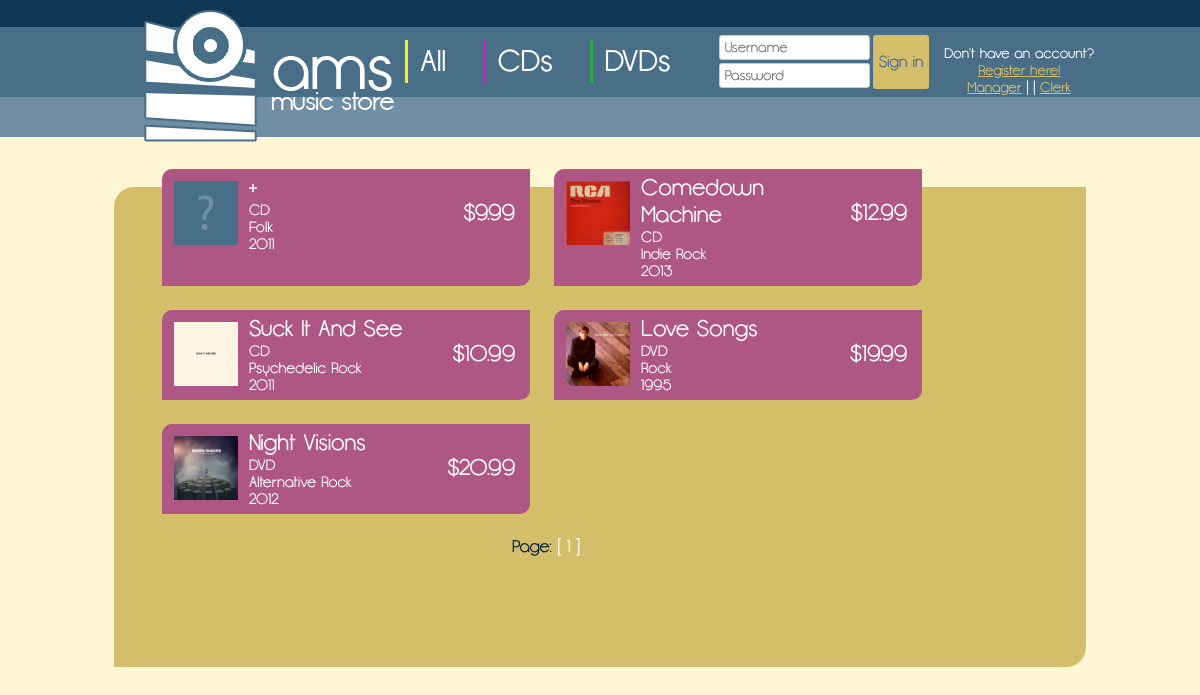
The page / on the database its author committed.
### tables this page shows
CREATE TABLE item (
    upc INT NOT NULL,
    title VARCHAR(64) NOT NULL,
    itemtype VARCHAR(32) NULL,
    category VARCHAR(32) NULL,
    company VARCHAR(32) NULL,
    releaseyear INT NULL,
    price REAL NOT NULL,
    stock INT NOT NULL,
    PRIMARY KEY (upc)
);

### src/list_items.php (the view)
<?php
    if (isset($_GET['cat'])) {
        $query = $connection->prepare('SELECT upc, title, itemtype, category, releaseyear, price FROM item WHERE itemtype=?');
        $query->bind_param('s', $_GET['cat']);
    } else {
        $query = $connection->prepare('SELECT upc, title, itemtype, category, releaseyear, price FROM item');
    }
    $query->execute();
    $result = $query->get_result();
    if (isset($_GET['page']))
        $page = $_GET['page'] - 1;
    else
        $page = 0;
    $i = 0;
    while ($row = $result->fetch_assoc()) {
        if ($i >= $page * 6 && $i <= $page * 6 + 5 ) {
            if (!file_exists('img/covers/'.$row['upc'].'.jpg'))
                $cover = "unknown";
            else
                $cover = $row['upc'];
            echo '<a href="?p=display_item&id='.$row['upc'].'" class="item">';
            echo '<div class="cover"><img src="img/covers/'.$cover.'.jpg" width="64px" height="64px" /></div>';
            echo '<div class="info"><h2>'.$row['title'].'</h2>'.$row['itemtype'].'<br />'.$row['category'].'<br />'.$row['releaseyear'].'</div>';
            echo '<div class="price"><h2>$'.number_format($row['price'], 2).'</h2></div></a>';
        }
        $i++;
    }
    echo '<div id="pager">Page: ';
    for ($i = 1; $i <= ceil($result->num_rows / 6); $i++) {
        echo ' <a href="?';
        if (isset($_GET['cat']))
            echo 'cat='.$_GET['cat'].'&';
        echo 'page='.$i.'">[ '.$i.' ]</a> ';
    }
echo '</div>';
?>

### src/index.php (shortened to what this page needs)
<?php
    $loggedin = (isset($_SESSION['username']));
?>
<html>
<head>
    <link rel="stylesheet" href="css/style.css" media="all" />
</head>
<body>
    <div id="header">
        <div id="hcontent">
            <a href="index.php"><img src="img/logo.png" /></a>
            <div id="categories">
                <a href="?p=list_items"><div id="cat-all" class="cat">All</div></a>
                <a href="?p=list_items&cat=cd"><div id="cat-cds" class="cat">CDs</div></a>
                <a href="?p=list_items&cat=dvd"><div id="cat-dvds" class="cat">DVDs</div></a>
            </div>
            <div id="login">
                <?php
                    if ($loggedin) {
                        echo '<div>Welcome! You\'re logged in as ID '.$_SESSION['username'].'.<br />';
                        echo '<a href="?p=cart">View Cart</a> | <a href="?act=logout">Log out</a></div>';
                    } else {
                        echo '<div id="signin"><form action="?act=login" method="post">';
                        echo '    <div id="signin-fields">';
                        echo '        <input name="username" placeholder="Username" type="text" /><br />';
                        echo '        <input name="password" placeholder="Password" type="password" />';
                        echo '    </div>';
                        echo '    <div id="signin-button">';
                        echo '        <input name="signin" value="Sign in" type="submit" />';
                        echo '    </div>';
                        echo '</form></div>';
                        echo '<div id="register-link">';
                        echo '    <p>Don\'t have an account?</p>';
                        echo '    <p><a href="?p=register">Register here!</a></p>';
                        echo '    <p><a href="?p=manager">Manager</a> | | <a href="">Clerk</a></p>';
                        echo '</div>';
                    }
                ?>
            </div>
        </div>
        <div id="stripe-1"></div>
        <div id="stripe-2"></div>
        <div id="stripe-3"></div>
    </div>
    <div id="container">
        <div id="content">
        <?php
            if (mysqli_connect_errno()) {
                echo '<h1>Connection Error</h1>';
                echo '<p>There was an error connecting to the database: '.mysqli_connect_error().'</p>';
            } else {
                if (isset($_GET['p']))
                    $page = $_GET['p'] . ".php";
                elseif (isset($_GET['act']))
                    $page = "action/" . $_GET['act'] . ".php";
                else
                    $page = "list_items.php";
                if (file_exists($page))
                        require $page;
                    else
                        require "404.php";
            }
        ?>
        </div>
    </div>
</body>
</html>

### src/css/style.css (style rules this page uses)
* { margin: 0; padding: 0; text-decoration: none; word-wrap: break-word; font-weight: normal; }
body { background: #fff6d4; font-family: "Opificio", "Century Gothic", sans-serif; color: #fff; font-size: 14px; text-align: center; }
input { font-family: "Opificio", "Century Gothic", sans-serif; }
input[type="text"], input[type="password"] { padding: 3px 5px; border-radius: 3px; border: 1px solid #ccc; background: #fff; margin-bottom: 3px; }
a { color: #fff; }
#header #stripe-1 { background: #123752; height: 27px; width: 100%; }
#header #stripe-2 { background: #486e88; height: 70px; width: 100%; }
#header #stripe-3 { background: #708ea4; height: 40px; width: 100%; }
#header #hcontent { min-width: 950px; width: 75%; height: 132px; margin: 10px 13% 0 12%; position: absolute; display: flex; justify-content: space-between; flex-wrap: wrap; }
#header #hcontent #categories { font-size: 30px; display: flex; flex-wrap: wrap; text-align: center; margin: 30px auto; }
#header #hcontent #categories .cat { margin-right: 25px; padding: 4px 12px; height: 35px; border-left: 3px solid; }
#header #hcontent #categories #cat-all { border-color: #f0f313; }
#header #hcontent #categories #cat-cds { border-color: #c71ec5; }
#header #hcontent #categories #cat-dvds { border-color: #2da84b; }
#header #hcontent #login { margin-top: 25px; }
#header #hcontent #login, #header #hcontent #signin form { display: flex; flex-wrap: wrap; }
#header #hcontent #login input[type="text"], #header #hcontent #login input[type="password"] { font-size: 14px; }
#header #hcontent #login input[type="submit"] { border: none; background: #d4be6a; border-radius: 3px; color: #486e88; margin-left: 3px; padding: 18px 6px; font-size: 16px; }
#header #hcontent #login a { color: #d4be6a; text-decoration: underline; }
#register-link { margin: 10px 0 0 15px; text-align: center; }
#container { background: #d4be6a; min-height: 250px; height: 60%; min-width: 900px; width: 64%; margin: 50px auto 15px auto; padding: 0 3%; text-align: left; font-size: 15px; color: #032137; border-radius: 20px 0; }
#content { position: absolute; margin-top: -18px; width: 66%; display: flex; flex-wrap: wrap; }
#content .item { background: #af5784; color: #fff; display: flex; flex-wrap: wrap; padding: 6px; width: 45%; margin: 0 1.5% 3% 1.5%; border-radius: 10px 0; }
#content .item .cover { margin: 6px; }
#content .item .info { margin-left: 5px; width: 50%; }
#content .item .price { width: calc(50% - 90px); text-align: right; margin: 25px 0; }
#content #pager { font-size: 17px; width: 100%; text-align: center; }

### rows shown on the page
item: shows a picture, title "+", itemtype "CD", category "Folk", releaseyear "2011", price "9.99"
item: shows a picture, title "Comedown Machine", itemtype "CD", category "Indie Rock", releaseyear "2013", price "12.99"
item: shows a picture, title "Suck It And See", itemtype "CD", category "Psychedelic Rock", releaseyear "2011", price "10.99"
item: shows a picture, title "Love Songs", itemtype "DVD", category "Rock", releaseyear "1995", price "19.99"
item: shows a picture, title "Night Visions", itemtype "DVD", category "Alternative Rock", releaseyear "2012", price "20.99"
